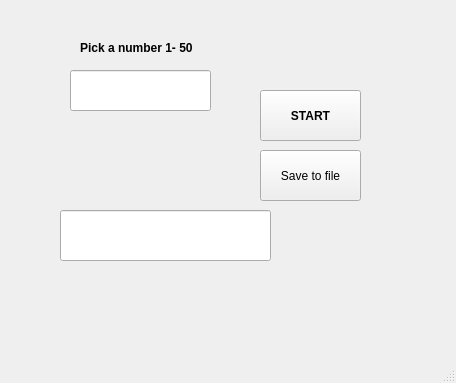
<?xml version="1.0" encoding="UTF-8"?>
<ui version="4.0">
 <class>MainWindow</class>
 <widget class="QMainWindow" name="MainWindow">
  <property name="geometry">
   <rect>
    <x>0</x>
    <y>0</y>
    <width>456</width>
    <height>383</height>
   </rect>
  </property>
  <property name="windowTitle">
   <string>MainWindow</string>
  </property>
  <widget class="QWidget" name="centralwidget">
   <widget class="QLineEdit" name="playerguess">
    <property name="geometry">
     <rect>
      <x>70</x>
      <y>70</y>
      <width>141</width>
      <height>41</height>
     </rect>
    </property>
   </widget>
   <widget class="QLabel" name="label">
    <property name="geometry">
     <rect>
      <x>80</x>
      <y>40</y>
      <width>331</width>
      <height>16</height>
     </rect>
    </property>
    <property name="font">
     <font>
      <weight>75</weight>
      <bold>true</bold>
     </font>
    </property>
    <property name="text">
     <string>Pick a number 1- 50</string>
    </property>
   </widget>
   <widget class="QPushButton" name="BTN_Start">
    <property name="geometry">
     <rect>
      <x>260</x>
      <y>90</y>
      <width>101</width>
      <height>51</height>
     </rect>
    </property>
    <property name="font">
     <font>
      <weight>75</weight>
      <bold>true</bold>
     </font>
    </property>
    <property name="text">
     <string>START</string>
    </property>
   </widget>
   <widget class="QLineEdit" name="result">
    <property name="geometry">
     <rect>
      <x>60</x>
      <y>210</y>
      <width>211</width>
      <height>51</height>
     </rect>
    </property>
   </widget>
   <widget class="QLabel" name="guess">
    <property name="geometry">
     <rect>
      <x>220</x>
      <y>70</y>
      <width>211</width>
      <height>16</height>
     </rect>
    </property>
    <property name="text">
     <string/>
    </property>
   </widget>
   <widget class="QPushButton" name="file">
    <property name="geometry">
     <rect>
      <x>260</x>
      <y>150</y>
      <width>101</width>
      <height>51</height>
     </rect>
    </property>
    <property name="text">
     <string>Save to file</string>
    </property>
   </widget>
  </widget>
  <widget class="QMenuBar" name="menubar">
   <property name="geometry">
    <rect>
     <x>0</x>
     <y>0</y>
     <width>456</width>
     <height>21</height>
    </rect>
   </property>
  </widget>
  <widget class="QStatusBar" name="statusbar"/>
 </widget>
 <resources/>
 <connections/>
</ui>
